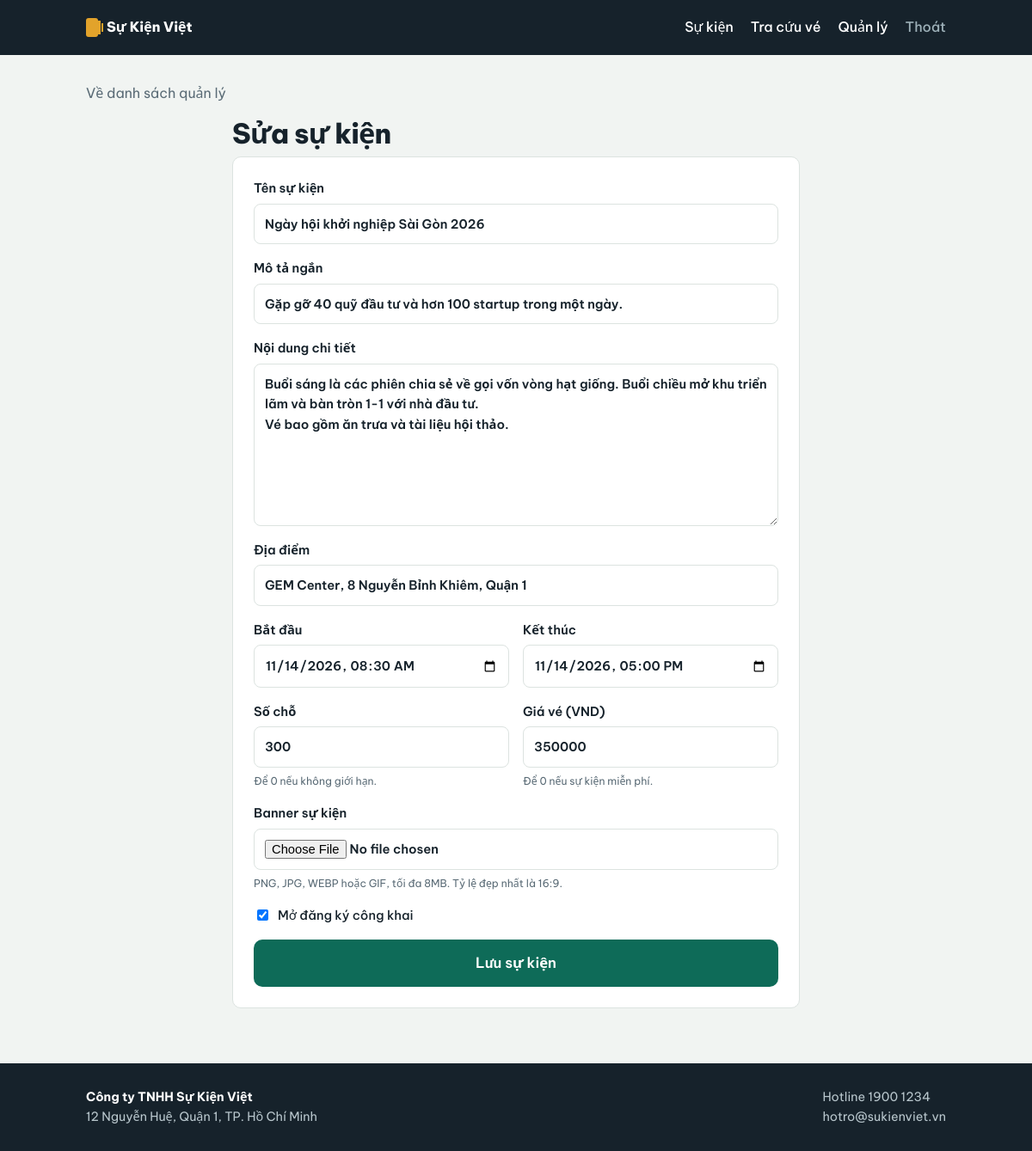
The app's page /admin/su-kien/1/sua (signed in) with its own data.
### app.py (models this page shows, shortened)
class Event(db.Model):
    id = db.Column(db.Integer, primary_key=True)
    title = db.Column(db.String(200), nullable=False)
    summary = db.Column(db.String(300), default="")
    description = db.Column(db.Text, default="")
    location = db.Column(db.String(200), default="")
    start_at = db.Column(db.DateTime, nullable=False)
    end_at = db.Column(db.DateTime)
    capacity = db.Column(db.Integer, default=100)          # 0 = không giới hạn
    price = db.Column(db.Integer, default=0)               # 0 = miễn phí
    banner = db.Column(db.String(255))
    published = db.Column(db.Boolean, default=True)
    created_at = db.Column(db.DateTime, default=datetime.now)
    registrations = db.relationship(
        "Registration", backref="event", cascade="all, delete-orphan", lazy=True
    )

### app.py (the view, shortened to what this page needs)
@app.route("/admin/su-kien/them", methods=["GET", "POST"])
@app.route("/admin/su-kien/<int:event_id>/sua", methods=["GET", "POST"])
@login_required
def event_form(event_id=None):
    event = Event.query.get_or_404(event_id) if event_id else None
    return render_template("event_form.html", event=event, form={})

### app.py (called while the page is built)
def login_required(view):
    @wraps(view)
    def wrapper(*args, **kwargs):
        if not session.get("admin"):
            flash("Đăng nhập để vào trang quản lý.", "warn")
            return redirect(url_for("admin_login", next=request.path))
        return view(*args, **kwargs)
    return wrapper

### templates/event_form.html (shortened to what this page needs)
{% extends "base.html" %}
{% block content %}
{% macro val(field, fallback='') -%}
{{ form.get(field) if form.get(field) is not none else fallback }}
{%- endmacro %}
<a class="back" href="{{ url_for('admin_events') }}">Về danh sách quản lý</a>
<div class="narrow">
  <h1>{{ 'Sửa sự kiện' if event and event.id else 'Thêm sự kiện' }}</h1>
  <form method="post" enctype="multipart/form-data" class="form card">
    <label>Tên sự kiện
      <input name="title" required value="{{ val('title', event.title if event else '') }}">
    </label>
    <label>Mô tả ngắn
      <input name="summary" maxlength="300" placeholder="Một câu giới thiệu hiện ở trang danh sách"
             value="{{ val('summary', event.summary if event else '') }}">
    </label>
    <label>Nội dung chi tiết
      <textarea name="description" rows="7">{{ val('description', event.description if event else '') }}</textarea>
    </label>
    <label>Địa điểm
      <input name="location" value="{{ val('location', event.location if event else '') }}">
    </label>
    <div class="row">
      <label>Bắt đầu
        <input type="datetime-local" name="start_at" required
               value="{{ val('start_at', event.start_at.strftime('%Y-%m-%dT%H:%M') if event and event.start_at else '') }}">
      </label>
      <label>Kết thúc
        <input type="datetime-local" name="end_at"
               value="{{ val('end_at', event.end_at.strftime('%Y-%m-%dT%H:%M') if event and event.end_at else '') }}">
      </label>
    </div>
    <div class="row">
      <label>Số chỗ
        <input type="number" name="capacity" min="0" value="{{ val('capacity', event.capacity if event else 100) }}">
        <small>Để 0 nếu không giới hạn.</small>
      </label>
      <label>Giá vé (VND)
        <input type="number" name="price" min="0" step="1000" value="{{ val('price', event.price if event else 0) }}">
        <small>Để 0 nếu sự kiện miễn phí.</small>
      </label>
    </div>
    <label>Banner sự kiện
      <input type="file" name="banner" accept="image/png,image/jpeg,image/webp,image/gif">
      <small>PNG, JPG, WEBP hoặc GIF, tối đa 8MB. Tỷ lệ đẹp nhất là 16:9.</small>
    </label>
    <label class="inline">
      <input type="checkbox" name="published" value="1"
             {{ 'checked' if (event.published if event else True) }}>
      Mở đăng ký công khai
    </label>
    <button class="btn btn-lg" type="submit">Lưu sự kiện</button>
  </form>
</div>
{% endblock %}

### static/uploads/style.css (style rules this page uses)
:root { --ink:#16222B; --ink-soft:#5A6B76; --line:#DCE3E0; --paper:#FFFFFF; --mist:#F1F4F2; --teal:#0E6B58; --teal-dark:#0A4F41; --amber:#E2A32B; --rose:#B43A2C; --radius:10px; }
* { box-sizing:border-box }
body { margin:0;background:var(--mist);color:var(--ink); font-family:"Be Vietnam Pro",system-ui,"Segoe UI",sans-serif; font-size:16px;line-height:1.6; }
a { color:var(--teal-dark) }
h1,h2,h3 { line-height:1.2;margin:0 0 .5rem }
h1 { font-size:2rem;font-weight:800;letter-spacing:-.02em }
.narrow { max-width:660px;margin:0 auto }
.btn { display:inline-block;padding:10px 18px;border-radius:var(--radius);background:var(--teal); color:#fff;text-decoration:none;font-weight:600;border:0;font:inherit;font-weight:600;cursor:pointer; text-align:center }
.btn-lg { padding:14px 26px;font-size:1.05rem }
.back { display:inline-block;margin-bottom:14px;color:var(--ink-soft);text-decoration:none }
.card { background:var(--paper);border:1px solid var(--line);border-radius:var(--radius);padding:24px }
.form { display:flex;flex-direction:column;gap:16px }
.form label { display:flex;flex-direction:column;gap:6px;font-weight:600;font-size:.92rem }
.form label.inline { flex-direction:row;align-items:center;gap:8px;font-weight:500 }
.form input,.form textarea,.form select { padding:11px 12px;border:1px solid var(--line); border-radius:8px;font:inherit;background:#fff;color:var(--ink) }
.form small { font-weight:400;color:var(--ink-soft) }
.form .row { display:grid;grid-template-columns:1fr 1fr;gap:16px }

### records on screen
Event: title "Ngày hội khởi nghiệp Sài Gòn 2026", summary "Gặp gỡ 40 quỹ đầu tư và hơn 100 startup trong một ngày.", description "Buổi sáng là các phiên chia sẻ về gọi vốn vòng hạt giống. Buổi chiều mở khu triển lãm và bàn tròn 1-1 với nhà đầu tư. Vé bao gồm ăn trưa và tài liệu hội thảo.", location "GEM Center, 8 Nguyễn Bỉnh Khiêm, Quận 1", capacity "300", price "350000"

### other values on screen
{{ 'Sửa sự kiện' if event and event.id else 'Thêm sự kiện' }} "Sửa sự kiện"
{{ ORG.name }} "Công ty TNHH Sự Kiện Việt"
{{ ORG.address }} "12 Nguyễn Huệ, Quận 1, TP. Hồ Chí Minh"
{{ ORG.hotline }} "1900 1234"
{{ ORG.email }} "hotro@sukienviet.vn"
